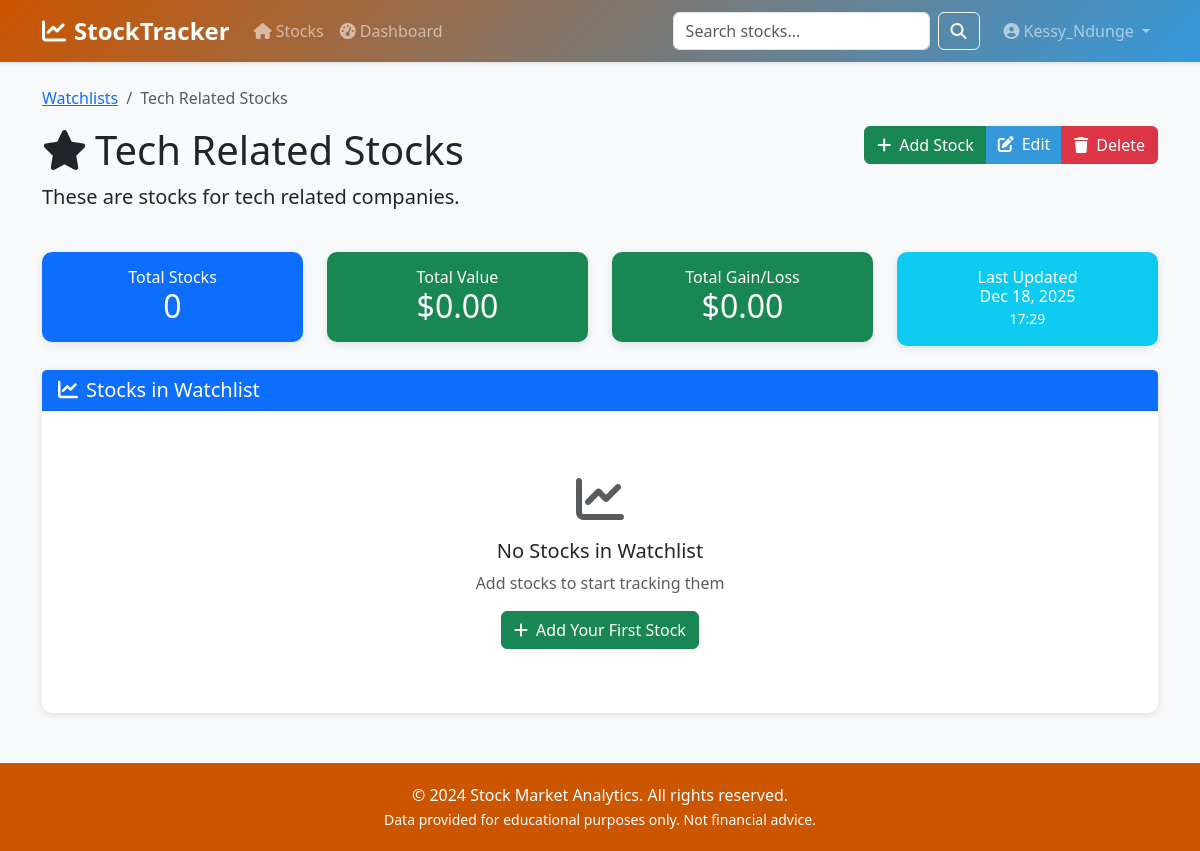
Screenshot of /watchlists/1/ (signed in) with the database file from the repository.
### users/models.py (models this page shows, shortened)
class User(AbstractBaseUser, PermissionsMixin):
    email = models.EmailField(unique=True, max_length=255)
    username = models.CharField(max_length=150, unique=True)
    first_name = models.CharField(max_length=150, blank=True)
    last_name = models.CharField(max_length=150, blank=True)
    is_active = models.BooleanField(default=True)
    is_staff = models.BooleanField(default=False)
    is_superuser = models.BooleanField(default=False)
    date_joined = models.DateTimeField(default=timezone.now)
    last_login = models.DateTimeField(blank=True, null=True)
    preferred_currency = models.CharField(max_length=10, default="USD")
    email_notifications = models.BooleanField(default=True)
    objects = UserManager()
    USERNAME_FIELD = "email"
    REQUIRED_FIELDS = ["username"]
    class Meta:
        db_table = "users"
        verbose_name = "User"
        verbose_name_plural = "Users"

### watchlists/models.py (models this page shows, shortened)
class Watchlist(models.Model):
    user = models.ForeignKey(settings.AUTH_USER_MODEL, on_delete=models.CASCADE, related_name='watchlists')
    name = models.CharField(max_length=100)
    description = models.TextField(blank=True)
    is_public = models.BooleanField(default=False)
    created_at = models.DateTimeField(auto_now_add=True)
    updated_at = models.DateTimeField(auto_now=True)
    class Meta:
        db_table = 'watchlists'
        ordering = ['-created_at']
        unique_together = ['user', 'name']
        indexes = [
            models.Index(fields=['user', '-created_at']),
        ]
    @property
    def stock_count(self):
        return self.items.count()
    @property
    def total_value(self):
        total = 0
        for item in self.items.select_related('stock'):
            if item.stock.current_price:
                total += float(item.stock.current_price) * item.quantity
        return total
    @property
    def total_gain_loss(self):
        total = 0
        for item in self.items.select_related('stock'):
            if item.stock.current_price and item.stock.price_change:
                total += (float(item.stock.current_price) - float(item.purchase_price)) * item.quantity
        return total

### watchlists/views.py (the view)
# urls.py: path('<int:pk>/', views.watchlist_detail_view, name='watchlist_detail'),
@login_required
def watchlist_detail_view(request, pk):
    watchlist = get_object_or_404(Watchlist, pk=pk, user=request.user)
    items = watchlist.items.select_related('stock').all()
    context = {
        'watchlist': watchlist,
        'items': items,
    }
    return render(request, 'watchlists/watchlist_detail.html', context)

### templates/watchlists/watchlist_detail.html (shortened to what this page needs)
{% extends 'base/base.html' %}
{% block content %}
<div class="row mb-4">
    <div class="col-md-12">
        <nav aria-label="breadcrumb">
            <ol class="breadcrumb">
                <li class="breadcrumb-item"><a href="{% url 'watchlists:watchlist_list' %}">Watchlists</a></li>
                <li class="breadcrumb-item active">{{ watchlist.name }}</li>
            </ol>
        </nav>
        <div class="d-flex justify-content-between align-items-start">
            <div>
                <h1 class="display-6">
                    <i class="fas fa-star me-2"></i>{{ watchlist.name }}
                </h1>
                {% if watchlist.description %}
                <p class="lead">{{ watchlist.description }}</p>
                {% endif %}
            </div>
            <div class="btn-group">
                <a href="{% url 'watchlists:add_stock' watchlist.pk %}" class="btn btn-success">
                    <i class="fas fa-plus me-2"></i>Add Stock
                </a>
                <a href="{% url 'watchlists:watchlist_update' watchlist.pk %}" class="btn btn-primary">
                    <i class="fas fa-edit me-2"></i>Edit
                </a>
                <a href="{% url 'watchlists:watchlist_delete' watchlist.pk %}" class="btn btn-danger">
                    <i class="fas fa-trash me-2"></i>Delete
                </a>
            </div>
        </div>
    </div>
</div>
<div class="row mb-4">
    <div class="col-md-3">
        <div class="card bg-primary text-white">
            <div class="card-body text-center">
                <h6 class="card-title mb-0">Total Stocks</h6>
                <h2 class="mb-0">{{ watchlist.stock_count }}</h2>
            </div>
        </div>
    </div>
    <div class="col-md-3">
        <div class="card bg-success text-white">
            <div class="card-body text-center">
                <h6 class="card-title mb-0">Total Value</h6>
                <h2 class="mb-0">${{ watchlist.total_value|floatformat:2|default:"0.00" }}</h2>
            </div>
        </div>
    </div>
    <div class="col-md-3">
        <div class="card {% if watchlist.total_gain_loss >= 0 %}bg-success{% else %}bg-danger{% endif %} text-white">
            <div class="card-body text-center">
                <h6 class="card-title mb-0">Total Gain/Loss</h6>
                <h2 class="mb-0">
                    {% if watchlist.total_gain_loss %}
                    ${{ watchlist.total_gain_loss|floatformat:2 }}
                    {% else %}
                    $0.00
                    {% endif %}
                </h2>
            </div>
        </div>
    </div>
    <div class="col-md-3">
        <div class="card bg-info text-white">
            <div class="card-body text-center">
                <h6 class="card-title mb-0">Last Updated</h6>
                <h6 class="mb-0">{{ watchlist.updated_at|date:"M d, Y" }}</h6>
                <small>{{ watchlist.updated_at|time:"H:i" }}</small>
            </div>
        </div>
    </div>
</div>
<div class="row">
    <div class="col-md-12">
        <div class="card">
            <div class="card-header bg-primary text-white">
                <h5 class="mb-0">
                    <i class="fas fa-chart-line me-2"></i>Stocks in Watchlist
                </h5>
            </div>
            <div class="card-body">
                {% if items %}
                <div class="table-responsive">
                    <table class="table table-hover">
                        <thead>
                            <tr>
                                <th>Ticker</th>
                                <th>Company</th>
                                <th class="text-end">Quantity</th>
                                <th class="text-end">Current Price</th>
                                <th class="text-end">Buy Price</th>
                                <th class="text-end">Current Value</th>
                                <th class="text-end">Gain/Loss</th>
                                <th class="text-end">Gain/Loss %</th>
                                <th class="text-center">Actions</th>
                            </tr>
                        </thead>
                        <tbody>
                            {% for item in items %}
                            <tr>
                                <td>
                                    <strong>
                                        <a href="{% url 'stocks:stock_detail' item.stock.ticker %}"
                                           class="text-decoration-none">
                                            {{ item.stock.ticker }}
                                        </a>
                                    </strong>
                                </td>
                                <td>{{ item.stock.company_name|truncatewords:5 }}</td>
                                <td class="text-end">{{ item.quantity }}</td>
                                <td class="text-end">
                                    {% if item.stock.current_price %}
                                    ${{ item.stock.current_price|floatformat:2 }}
                                    {% else %}
                                    N/A
                                    {% endif %}
                                </td>
                                <td class="text-end">
                                    {% if item.buy_price %}
                                    ${{ item.buy_price|floatformat:2 }}
                                    {% else %}
                                    -
                                    {% endif %}
                                </td>
                                <td class="text-end">
                                    {% if item.current_value %}
                                    ${{ item.current_value|floatformat:2 }}
                                    {% else %}
                                    N/A
                                    {% endif %}
                                </td>
                                <td class="text-end">
                                    {% if item.gain_loss %}
                                    <span class="{% if item.gain_loss >= 0 %}price-up{% else %}price-down{% endif %}">
                                        ${{ item.gain_loss|floatformat:2 }}
                                    </span>
                                    {% else %}
                                    -
                                    {% endif %}
                                </td>
                                <td class="text-end">
                                    {% if item.gain_loss_percent %}
                                    <span class="{% if item.gain_loss_percent >= 0 %}price-up{% else %}price-down{% endif %}">
                                        <i class="fas fa-arrow-{% if item.gain_loss_percent >= 0 %}up{% else %}down{% endif %}"></i>
                                        {{ item.gain_loss_percent|floatformat:2 }}%
                                    </span>
                                    {% else %}
                                    -
                                    {% endif %}
                                </td>
                                <td class="text-center">
                                    <div class="btn-group btn-group-sm">
                                        <a href="{% url 'stocks:stock_detail' item.stock.ticker %}"
                                           class="btn btn-outline-primary"
                                           title="View Details">
                                            <i class="fas fa-eye"></i>
                                        </a>
                                        <a href="{% url 'watchlists:update_stock' watchlist.pk item.pk %}"
                                           class="btn btn-outline-secondary"
                                           title="Edit">
                                            <i class="fas fa-edit"></i>
                                        </a>
                                        <a href="{% url 'watchlists:remove_stock' watchlist.pk item.pk %}"
                                           class="btn btn-outline-danger"
                                           title="Remove">
                                            <i class="fas fa-trash"></i>
                                        </a>
                                    </div>
                                </td>
                            </tr>
                            {% if item.notes %}
                            <tr class="table-secondary">
                                <td colspan="9">
                                    <small><strong>Notes:</strong> {{ item.notes }}</small>
                                </td>
                            </tr>
                            {% endif %}
                            {% endfor %}
                        </tbody>
                    </table>
                </div>
                {% else %}
                <div class="text-center py-5">
                    <i class="fas fa-chart-line fa-3x text-muted mb-3"></i>
                    <h5>No Stocks in Watchlist</h5>
                    <p class="text-muted">Add stocks to start tracking them</p>
                    <a href="{% url 'watchlists:add_stock' watchlist.pk %}" class="btn btn-success">
                        <i class="fas fa-plus me-2"></i>Add Your First Stock
                    </a>
                </div>
                {% endif %}
            </div>
        </div>
    </div>
</div>
{% endblock %}

### templates/base/base.html (shortened to what this page needs)
<!DOCTYPE html>
<html lang="en">
<head>
    <link href="https://cdn.jsdelivr.net/npm/bootstrap@5.3.0/dist/css/bootstrap.min.css" rel="stylesheet">
    <link rel="stylesheet" href="https://cdnjs.cloudflare.com/ajax/libs/font-awesome/6.4.0/css/all.min.css">
</head>
<body>
    <nav class="navbar navbar-expand-lg navbar-dark">
        <div class="container">
            <a class="navbar-brand" href="{% url 'stocks:stock_list' %}">
                <i class="fas fa-chart-line me-2"></i>StockTracker
            </a>
            <div class="collapse navbar-collapse" id="navbarNav">
                <ul class="navbar-nav me-auto">
                    <li class="nav-item">
                        <a class="nav-link" href="{% url 'stocks:stock_list' %}">
                            <i class="fas fa-home me-1"></i>Stocks
                        </a>
                    </li>
                    {% if user.is_authenticated %}
                    <li class="nav-item">
                        <a class="nav-link" href="{% url 'stocks:dashboard' %}">
                            <i class="fas fa-tachometer-alt me-1"></i>Dashboard
                        </a>
                    </li>
                    {% endif %}
                </ul>
                <form class="d-flex me-3" method="get" action="{% url 'stocks:stock_list' %}">
                    <input class="form-control me-2" type="search" name="search" placeholder="Search stocks..." value="{{ search_query }}">
                    <button class="btn btn-outline-light" type="submit">
                        <i class="fas fa-search"></i>
                    </button>
                </form>
                <ul class="navbar-nav">
                    {% if user.is_authenticated %}
                    <li class="nav-item dropdown">
                        <a class="nav-link dropdown-toggle" href="#" id="userDropdown" role="button" data-bs-toggle="dropdown">
                            <i class="fas fa-user-circle me-1"></i>{{ user.username }}
                        </a>
                    </li>
                    {% endif %}
                </ul>
            </div>
        </div>
    </nav>
    <main class="container my-4">
        {% block content %}{% endblock %}
    </main>
    <footer class="text-center">
        <div class="container">
            <p class="mb-0">&copy; 2024 Stock Market Analytics. All rights reserved.</p>
            <p class="mb-0">
                <small>Data provided for educational purposes only. Not financial advice.</small>
            </p>
        </div>
    </footer>
</body>
</html>

### templates/base/base.html (style rules this page uses)
:root { --primary-color: #cc5500; --secondary-color: #3498db; --success-color: #27ae60; --danger-color: #e74c3c; --warning-color: #f39c12; }
body { font-family: 'Segoe UI', Tahoma, Geneva, Verdana, sans-serif; background-color: #f8f9fa; }
.navbar { background: linear-gradient(135deg, var(--primary-color) 0%, var(--secondary-color) 100%); box-shadow: 0 2px 4px rgba(0,0,0,0.1); }
.navbar-brand { font-weight: bold; font-size: 1.5rem; }
.card { border: none; border-radius: 10px; box-shadow: 0 2px 8px rgba(0,0,0,0.1); transition: transform 0.2s; }
.btn-primary { background-color: var(--secondary-color); border: none; }
footer { background-color: var(--primary-color); color: white; padding: 20px 0; margin-top: 50px; }

### rows the page displays
User: username "Kessy_Ndunge"
Watchlist: name "Tech Related Stocks", description "These are stocks for tech related companies.", stock_count "0", total_value "0.00", updated_at "Dec 18, 2025", updated_at "17:29"
